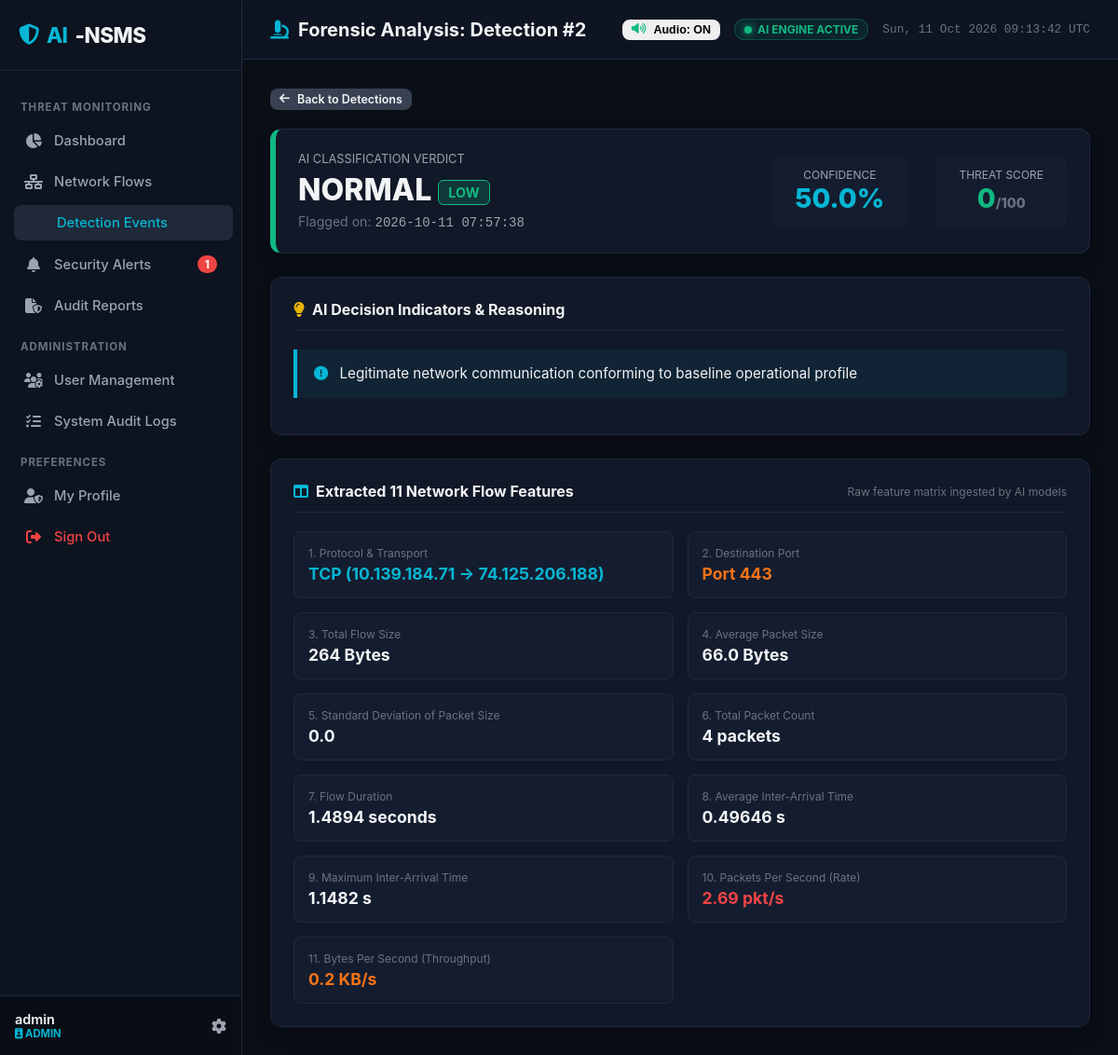
/detections/2 (signed in), run on the app's committed database.
### tables this page shows
CREATE TABLE users (
            id INTEGER PRIMARY KEY AUTOINCREMENT,
            username TEXT UNIQUE NOT NULL,
            email TEXT UNIQUE NOT NULL,
            password_hash TEXT NOT NULL,
            role TEXT NOT NULL DEFAULT 'SECURITY_ANALYST',
            is_active INTEGER NOT NULL DEFAULT 1,
            must_change_password INTEGER NOT NULL DEFAULT 0,
            created_at TEXT NOT NULL,
            last_login TEXT
        );

CREATE TABLE detections (
            id INTEGER PRIMARY KEY AUTOINCREMENT,
            flow_id INTEGER NOT NULL,
            prediction TEXT NOT NULL,
            attack_type TEXT NOT NULL,
            confidence REAL NOT NULL DEFAULT 1.0,
            threat_score INTEGER NOT NULL DEFAULT 0,
            severity TEXT NOT NULL DEFAULT 'LOW',
            indicators TEXT,
            detected_at TEXT NOT NULL, traffic_source TEXT DEFAULT "live", session_id TEXT DEFAULT "",
            FOREIGN KEY (flow_id) REFERENCES network_flows (id) ON DELETE CASCADE
        );

CREATE TABLE network_flows (
            id INTEGER PRIMARY KEY AUTOINCREMENT,
            source_ip TEXT NOT NULL,
            destination_ip TEXT NOT NULL,
            protocol TEXT NOT NULL,
            destination_port INTEGER NOT NULL,
            flow_duration REAL NOT NULL DEFAULT 0.0,
            total_flow_size REAL NOT NULL DEFAULT 0.0,
            average_packet_size REAL NOT NULL DEFAULT 0.0,
            std_packet_size REAL NOT NULL DEFAULT 0.0,
            packet_count INTEGER NOT NULL DEFAULT 0,
            average_inter_arrival_time REAL NOT NULL DEFAULT 0.0,
            maximum_inter_arrival_time REAL NOT NULL DEFAULT 0.0,
            packets_per_second REAL NOT NULL DEFAULT 0.0,
            bytes_per_second REAL NOT NULL DEFAULT 0.0,
            captured_at TEXT NOT NULL
        , traffic_source TEXT DEFAULT "live", session_id TEXT DEFAULT "");

### src/routes/detection_routes.py (the view)
@detection_bp.route('/detections/<int:detection_id>')
@login_required
def detail(detection_id):
    user = get_current_user()
    det = Detection.find_by_id_with_flow(detection_id)
    if not det:
        abort(404)
    return render_template('detection_detail.html', user=user, detection=det)

### templates/detection_detail.html (shortened to what this page needs)
{% extends "base.html" %}
{% block page_header %}<i class="fas fa-microscope" style="color: var(--accent-cyan);"></i> Forensic Analysis: Detection #{{ detection.id }}{% endblock %}
{% block content %}
<div style="margin-bottom: 20px;">
    <a href="/detections" class="btn btn-secondary btn-sm"><i class="fas fa-arrow-left"></i> Back to Detections</a>
</div>
<div class="soc-card" style="margin-bottom: 25px; border-left: 6px solid var(--sev-{{ detection.severity|lower }});">
    <div style="display: flex; justify-content: space-between; align-items: center; flex-wrap: wrap; gap: 20px;">
        <div>
            <div style="font-size: 0.8rem; color: var(--text-secondary); text-transform: uppercase;">AI Classification Verdict</div>
            <h1 style="font-size: 2rem; font-weight: 800; margin: 6px 0; color: var(--text-primary);">
                {{ detection.attack_type }}
                <span class="badge-sev badge-{{ detection.severity|lower }}" style="vertical-align: middle; font-size: 0.9rem;">{{ detection.severity }}</span>
            </h1>
            <div style="color: var(--text-muted); font-size: 0.88rem;">
                Flagged on: <span class="code-font" style="color: var(--text-secondary);">{{ detection.detected_at.replace('T', ' ').split('.')[0] }}</span>
            </div>
        </div>
        <div style="display: flex; gap: 30px; text-align: center;">
            <div style="background: #141d2f; padding: 15px 25px; border-radius: 10px;">
                <div style="font-size: 0.75rem; color: var(--text-secondary); text-transform: uppercase;">Confidence</div>
                <div style="font-size: 1.8rem; font-weight: 800; color: var(--accent-cyan);">{{ "%.1f"|format(detection.confidence * 100) }}%</div>
            </div>
            <div style="background: #141d2f; padding: 15px 25px; border-radius: 10px;">
                <div style="font-size: 0.75rem; color: var(--text-secondary); text-transform: uppercase;">Threat Score</div>
                <div style="font-size: 1.8rem; font-weight: 800; color: {% if detection.threat_score >= 80 %}var(--sev-critical){% elif detection.threat_score >= 50 %}var(--sev-high){% else %}var(--sev-low){% endif %};">
                    {{ detection.threat_score }}<span style="font-size: 0.9rem; color: var(--text-muted);">/100</span>
                </div>
            </div>
        </div>
    </div>
</div>
<div class="soc-card" style="margin-bottom: 25px;">
    <div class="soc-card-header">
        <div class="soc-card-title"><i class="fas fa-lightbulb" style="color: var(--sev-medium);"></i> AI Decision Indicators & Reasoning</div>
    </div>
    <div class="indicator-box">
        <p style="font-size: 0.95rem; line-height: 1.6; color: var(--text-primary);">
            <i class="fas fa-circle-exclamation" style="color: var(--accent-cyan); margin-right: 8px;"></i>
            {{ detection.indicators or "Standard legitimate traffic pattern identified across all 11 statistical features." }}
        </p>
    </div>
</div>
<div class="soc-card">
    <div class="soc-card-header">
        <div class="soc-card-title"><i class="fas fa-table-columns" style="color: var(--accent-cyan);"></i> Extracted 11 Network Flow Features</div>
        <span style="font-size: 0.75rem; color: var(--text-muted);">Raw feature matrix ingested by AI models</span>
    </div>
    <div style="display: grid; grid-template-columns: repeat(auto-fit, minmax(280px, 1fr)); gap: 15px;">
        <div style="background: #141d2f; padding: 15px; border-radius: 8px; border: 1px solid var(--border-color);">
            <div style="font-size: 0.75rem; color: var(--text-muted);">1. Protocol & Transport</div>
            <div style="font-size: 1.1rem; font-weight: 700; color: var(--accent-cyan); margin-top: 4px;">{{ detection.flow.protocol }} ({{ detection.flow.source_ip }} &rarr; {{ detection.flow.destination_ip }})</div>
        </div>
        <div style="background: #141d2f; padding: 15px; border-radius: 8px; border: 1px solid var(--border-color);">
            <div style="font-size: 0.75rem; color: var(--text-muted);">2. Destination Port</div>
            <div style="font-size: 1.1rem; font-weight: 700; color: var(--sev-high); margin-top: 4px;">Port {{ detection.flow.destination_port }}</div>
        </div>
        <div style="background: #141d2f; padding: 15px; border-radius: 8px; border: 1px solid var(--border-color);">
            <div style="font-size: 0.75rem; color: var(--text-muted);">3. Total Flow Size</div>
            <div style="font-size: 1.1rem; font-weight: 700; color: var(--text-primary); margin-top: 4px;">{{ detection.flow.total_flow_size|int }} Bytes</div>
        </div>
        <div style="background: #141d2f; padding: 15px; border-radius: 8px; border: 1px solid var(--border-color);">
            <div style="font-size: 0.75rem; color: var(--text-muted);">4. Average Packet Size</div>
            <div style="font-size: 1.1rem; font-weight: 700; color: var(--text-primary); margin-top: 4px;">{{ detection.flow.average_packet_size }} Bytes</div>
        </div>
        <div style="background: #141d2f; padding: 15px; border-radius: 8px; border: 1px solid var(--border-color);">
            <div style="font-size: 0.75rem; color: var(--text-muted);">5. Standard Deviation of Packet Size</div>
            <div style="font-size: 1.1rem; font-weight: 700; color: var(--text-primary); margin-top: 4px;">{{ detection.flow.std_packet_size }}</div>
        </div>
        <div style="background: #141d2f; padding: 15px; border-radius: 8px; border: 1px solid var(--border-color);">
            <div style="font-size: 0.75rem; color: var(--text-muted);">6. Total Packet Count</div>
            <div style="font-size: 1.1rem; font-weight: 700; color: var(--text-primary); margin-top: 4px;">{{ detection.flow.packet_count }} packets</div>
        </div>
        <div style="background: #141d2f; padding: 15px; border-radius: 8px; border: 1px solid var(--border-color);">
            <div style="font-size: 0.75rem; color: var(--text-muted);">7. Flow Duration</div>
            <div style="font-size: 1.1rem; font-weight: 700; color: var(--text-primary); margin-top: 4px;">{{ detection.flow.flow_duration }} seconds</div>
        </div>
        <div style="background: #141d2f; padding: 15px; border-radius: 8px; border: 1px solid var(--border-color);">
            <div style="font-size: 0.75rem; color: var(--text-muted);">8. Average Inter-Arrival Time</div>
            <div style="font-size: 1.1rem; font-weight: 700; color: var(--text-primary); margin-top: 4px;">{{ detection.flow.average_inter_arrival_time }} s</div>
        </div>
        <div style="background: #141d2f; padding: 15px; border-radius: 8px; border: 1px solid var(--border-color);">
            <div style="font-size: 0.75rem; color: var(--text-muted);">9. Maximum Inter-Arrival Time</div>
            <div style="font-size: 1.1rem; font-weight: 700; color: var(--text-primary); margin-top: 4px;">{{ detection.flow.maximum_inter_arrival_time }} s</div>
        </div>
        <div style="background: #141d2f; padding: 15px; border-radius: 8px; border: 1px solid var(--border-color);">
            <div style="font-size: 0.75rem; color: var(--text-muted);">10. Packets Per Second (Rate)</div>
            <div style="font-size: 1.1rem; font-weight: 700; color: var(--sev-critical); margin-top: 4px;">{{ detection.flow.packets_per_second }} pkt/s</div>
        </div>
        <div style="background: #141d2f; padding: 15px; border-radius: 8px; border: 1px solid var(--border-color);">
            <div style="font-size: 0.75rem; color: var(--text-muted);">11. Bytes Per Second (Throughput)</div>
            <div style="font-size: 1.1rem; font-weight: 700; color: var(--sev-high); margin-top: 4px;">{{ (detection.flow.bytes_per_second / 1024)|round(1) }} KB/s</div>
        </div>
    </div>
</div>
{% endblock %}

### templates/base.html (shortened to what this page needs)
<!DOCTYPE html>
<html lang="en">
<head>
    <link rel="stylesheet" href="https://cdnjs.cloudflare.com/ajax/libs/font-awesome/6.5.1/css/all.min.css">
    <link rel="stylesheet" href="{{ url_for('static', filename='css/soc_theme.css') }}">
</head>
<body>
    <div class="app-container">
        <aside class="sidebar">
            <div class="sidebar-header">
                <div class="sidebar-logo">
                    <i class="fas fa-shield-halved" style="color: var(--accent-cyan);"></i>
                    <span>AI</span>-NSMS
                </div>
            </div>
            <ul class="sidebar-menu">
                <li class="menu-category">Threat Monitoring</li>
                <li>
                    <a href="/dashboard" class="sidebar-link {% if request.path == '/' or request.path == '/dashboard' %}active{% endif %}">
                        <i class="fas fa-chart-pie"></i>
                        <span>Dashboard</span>
                    </a>
                </li>
                <li>
                    <a href="/monitoring" class="sidebar-link {% if request.path == '/monitoring' %}active{% endif %}">
                        <i class="fas fa-network-wired"></i>
                        <span>Network Flows</span>
                    </a>
                </li>
                <li>
                    <a href="/detections" class="sidebar-link {% if request.path.startswith('/detections') %}active{% endif %}">
                        <span>Detection Events</span>
                    </a>
                </li>
                <li>
                    <a href="/alerts" class="sidebar-link {% if request.path == '/alerts' %}active{% endif %}">
                        <i class="fas fa-bell"></i>
                        <span>Security Alerts</span>
                        {% if active_alerts_count > 0 %}
                        <span class="badge-count">{{ active_alerts_count }}</span>
                        {% endif %}
                    </a>
                </li>
                <li>
                    <a href="/reports" class="sidebar-link {% if request.path == '/reports' %}active{% endif %}">
                        <i class="fas fa-file-shield"></i>
                        <span>Audit Reports</span>
                    </a>
                </li>
                {% if is_admin %}
                <li class="menu-category">Administration</li>
                <li>
                    <a href="/users" class="sidebar-link {% if request.path == '/users' %}active{% endif %}">
                        <i class="fas fa-users-gear"></i>
                        <span>User Management</span>
                    </a>
                </li>
                <li>
                    <a href="/logs" class="sidebar-link {% if request.path == '/logs' %}active{% endif %}">
                        <i class="fas fa-list-check"></i>
                        <span>System Audit Logs</span>
                    </a>
                </li>
                {% endif %}
                <li class="menu-category">Preferences</li>
                <li>
                    <a href="/profile" class="sidebar-link {% if request.path == '/profile' %}active{% endif %}">
                        <i class="fas fa-user-shield"></i>
                        <span>My Profile</span>
                    </a>
                </li>
                <li>
                    <a href="/logout" class="sidebar-link" style="color: var(--sev-critical);">
                        <i class="fas fa-right-from-bracket"></i>
                        <span>Sign Out</span>
                    </a>
                </li>
            </ul>
            <div class="sidebar-footer">
                <div class="user-info">
                    <span class="user-name">{{ current_user.username if current_user else 'Guest' }}</span>
                    <span class="user-role-badge">
                        <i class="fas fa-id-badge"></i> {{ current_user.role if current_user else 'ANALYST' }}
                    </span>
                </div>
                <a href="/profile" style="color: var(--text-secondary);"><i class="fas fa-gear"></i></a>
            </div>
        </aside>
        <div class="main-wrapper">
            <header class="topbar">
                <div class="page-title">
                    {% block page_header %}{% endblock %}
                </div>
                <div style="display: flex; align-items: center; gap: 15px;">
                    <button id="btn-global-audio-toggle" class="btn btn-outline-success btn-sm btn-audio-toggle" onclick="window.audioAlerts && window.audioAlerts.toggleMute()" title="Toggle Audio Alerts On/Off">
                    </button>
                    <div class="live-indicator">
                        <span class="pulse-dot"></span> AI ENGINE ACTIVE
                    </div>
                    <span style="font-size: 0.8rem; color: var(--text-muted); font-family: var(--font-mono);" id="live-clock"></span>
                </div>
            </header>
            <main class="content-body">
                {% block content %}{% endblock %}
            </main>
        </div>
    </div>
</body>
</html>

### data on the page
users: username "admin", role "ADMIN"
detections: id "2", attack_type "NORMAL", severity "LOW", detected_at.replace "2026-10-11 07:57:38", detection.confidence*100 "50.0", threat_score "0", indicators "Legitimate network communication conforming to baseline operational profile"
network_flows: flow.protocol "TCP", flow.source_ip "10.139.184.71", flow.destination_ip "74.125.206.188", flow.destination_port "443", flow.total_flow_size "264", flow.average_packet_size "66.0", flow.std_packet_size "0.0", flow.packet_count "4", flow.flow_duration "1.4894", flow.average_inter_arrival_time "0.49646", flow.maximum_inter_arrival_time "1.1482", flow.packets_per_second "2.69", (detection.flow.bytes_per_second/1024)|round(1) "0.2"

### other printed values
{{ active_alerts_count }} "1"
